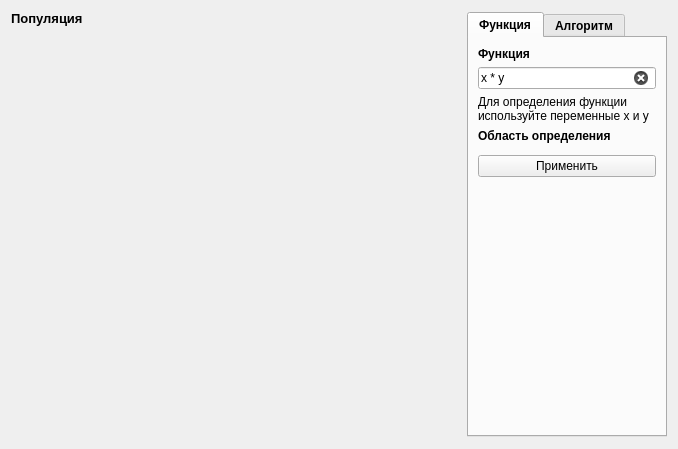
<?xml version="1.0" encoding="UTF-8"?>
<ui version="4.0">
 <class>GeneticAlgorithmWindow</class>
 <widget class="QWidget" name="GeneticAlgorithmWindow">
  <property name="geometry">
   <rect>
    <x>0</x>
    <y>0</y>
    <width>666</width>
    <height>437</height>
   </rect>
  </property>
  <property name="windowTitle">
   <string>Генетический алгоритм</string>
  </property>
  <layout class="QGridLayout" name="gl_main">
   <item row="0" column="0" colspan="2">
    <widget class="QLabel" name="l_plot">
     <property name="sizePolicy">
      <sizepolicy hsizetype="Preferred" vsizetype="Fixed">
       <horstretch>0</horstretch>
       <verstretch>0</verstretch>
      </sizepolicy>
     </property>
     <property name="font">
      <font>
       <pointsize>10</pointsize>
       <weight>75</weight>
       <bold>true</bold>
      </font>
     </property>
     <property name="text">
      <string>Популяция</string>
     </property>
    </widget>
   </item>
   <item row="1" column="0" colspan="2">
    <widget class="QWidget" name="w_plot" native="true">
     <property name="minimumSize">
      <size>
       <width>450</width>
       <height>406</height>
      </size>
     </property>
     <property name="maximumSize">
      <size>
       <width>450</width>
       <height>406</height>
      </size>
     </property>
     <layout class="QVBoxLayout" name="vl_plot">
      <property name="leftMargin">
       <number>0</number>
      </property>
      <property name="topMargin">
       <number>0</number>
      </property>
      <property name="rightMargin">
       <number>0</number>
      </property>
      <property name="bottomMargin">
       <number>0</number>
      </property>
     </layout>
    </widget>
   </item>
   <item row="0" column="2" rowspan="2">
    <widget class="QTabWidget" name="tabw_sidebar">
     <property name="minimumSize">
      <size>
       <width>200</width>
       <height>425</height>
      </size>
     </property>
     <property name="maximumSize">
      <size>
       <width>200</width>
       <height>425</height>
      </size>
     </property>
     <property name="styleSheet">
      <string notr="true">QTabBar {
     font-size: 12px;
	font-weight:bold
}</string>
     </property>
     <property name="tabPosition">
      <enum>QTabWidget::North</enum>
     </property>
     <property name="currentIndex">
      <number>0</number>
     </property>
     <widget class="QWidget" name="tab_function">
      <attribute name="title">
       <string>Функция</string>
      </attribute>
      <layout class="QVBoxLayout" name="vl_function">
       <item>
        <widget class="QWidget" name="w_function_attrs" native="true">
         <property name="sizePolicy">
          <sizepolicy hsizetype="Preferred" vsizetype="Fixed">
           <horstretch>0</horstretch>
           <verstretch>0</verstretch>
          </sizepolicy>
         </property>
         <layout class="QVBoxLayout" name="vl_function_attrs">
          <property name="leftMargin">
           <number>0</number>
          </property>
          <property name="topMargin">
           <number>0</number>
          </property>
          <property name="rightMargin">
           <number>0</number>
          </property>
          <property name="bottomMargin">
           <number>0</number>
          </property>
          <item>
           <widget class="QLabel" name="l_function">
            <property name="sizePolicy">
             <sizepolicy hsizetype="Preferred" vsizetype="Fixed">
              <horstretch>0</horstretch>
              <verstretch>0</verstretch>
             </sizepolicy>
            </property>
            <property name="font">
             <font>
              <weight>75</weight>
              <bold>true</bold>
             </font>
            </property>
            <property name="text">
             <string>Функция</string>
            </property>
           </widget>
          </item>
          <item>
           <widget class="QLineEdit" name="le_function">
            <property name="text">
             <string>x * y</string>
            </property>
            <property name="clearButtonEnabled">
             <bool>true</bool>
            </property>
           </widget>
          </item>
          <item>
           <widget class="QLabel" name="l_function_help">
            <property name="sizePolicy">
             <sizepolicy hsizetype="Preferred" vsizetype="Fixed">
              <horstretch>0</horstretch>
              <verstretch>0</verstretch>
             </sizepolicy>
            </property>
            <property name="text">
             <string>Для определения функции используйте переменные x и y</string>
            </property>
            <property name="wordWrap">
             <bool>true</bool>
            </property>
           </widget>
          </item>
          <item>
           <widget class="QLabel" name="l_function_bounds">
            <property name="sizePolicy">
             <sizepolicy hsizetype="Preferred" vsizetype="Fixed">
              <horstretch>0</horstretch>
              <verstretch>0</verstretch>
             </sizepolicy>
            </property>
            <property name="font">
             <font>
              <weight>75</weight>
              <bold>true</bold>
             </font>
            </property>
            <property name="text">
             <string>Область определения</string>
            </property>
           </widget>
          </item>
          <item>
           <widget class="QWidget" name="w_function_bounds" native="true">
            <layout class="QVBoxLayout" name="vl_function_bounds">
             <property name="leftMargin">
              <number>0</number>
             </property>
             <property name="topMargin">
              <number>0</number>
             </property>
             <property name="rightMargin">
              <number>0</number>
             </property>
             <property name="bottomMargin">
              <number>0</number>
             </property>
            </layout>
           </widget>
          </item>
          <item>
           <widget class="QPushButton" name="pb_apply_function">
            <property name="text">
             <string>Применить</string>
            </property>
           </widget>
          </item>
         </layout>
        </widget>
       </item>
       <item>
        <spacer name="vs_function">
         <property name="orientation">
          <enum>Qt::Vertical</enum>
         </property>
         <property name="sizeHint" stdset="0">
          <size>
           <width>20</width>
           <height>40</height>
          </size>
         </property>
        </spacer>
       </item>
      </layout>
     </widget>
     <widget class="QWidget" name="tab_genetic">
      <attribute name="title">
       <string>Алгоритм</string>
      </attribute>
      <layout class="QVBoxLayout" name="vl_genetic">
       <item>
        <widget class="QWidget" name="w_genetic_attrs" native="true">
         <property name="sizePolicy">
          <sizepolicy hsizetype="Preferred" vsizetype="Fixed">
           <horstretch>0</horstretch>
           <verstretch>0</verstretch>
          </sizepolicy>
         </property>
         <layout class="QVBoxLayout" name="vl_genetic_attrs">
          <property name="leftMargin">
           <number>0</number>
          </property>
          <property name="topMargin">
           <number>0</number>
          </property>
          <property name="rightMargin">
           <number>0</number>
          </property>
          <property name="bottomMargin">
           <number>0</number>
          </property>
          <item>
           <widget class="QLabel" name="l_opt_dir">
            <property name="sizePolicy">
             <sizepolicy hsizetype="Preferred" vsizetype="Fixed">
              <horstretch>0</horstretch>
              <verstretch>0</verstretch>
             </sizepolicy>
            </property>
            <property name="font">
             <font>
              <weight>75</weight>
              <bold>true</bold>
             </font>
            </property>
            <property name="text">
             <string>Направление популяции</string>
            </property>
           </widget>
          </item>
          <item>
           <widget class="QComboBox" name="cmb_opt_dir">
            <item>
             <property name="text">
              <string>Максимизация</string>
             </property>
            </item>
            <item>
             <property name="text">
              <string>Минимизация</string>
             </property>
            </item>
           </widget>
          </item>
          <item>
           <widget class="QLabel" name="l_population_size">
            <property name="sizePolicy">
             <sizepolicy hsizetype="Preferred" vsizetype="Fixed">
              <horstretch>0</horstretch>
              <verstretch>0</verstretch>
             </sizepolicy>
            </property>
            <property name="font">
             <font>
              <weight>75</weight>
              <bold>true</bold>
             </font>
            </property>
            <property name="text">
             <string>Размер популяции</string>
            </property>
           </widget>
          </item>
          <item>
           <widget class="QSpinBox" name="sb_population_size">
            <property name="buttonSymbols">
             <enum>QAbstractSpinBox::PlusMinus</enum>
            </property>
            <property name="minimum">
             <number>20</number>
            </property>
            <property name="maximum">
             <number>5000</number>
            </property>
            <property name="singleStep">
             <number>10</number>
            </property>
            <property name="value">
             <number>500</number>
            </property>
           </widget>
          </item>
          <item>
           <widget class="QLabel" name="l_max_iterations">
            <property name="sizePolicy">
             <sizepolicy hsizetype="Preferred" vsizetype="Fixed">
              <horstretch>0</horstretch>
              <verstretch>0</verstretch>
             </sizepolicy>
            </property>
            <property name="font">
             <font>
              <weight>75</weight>
              <bold>true</bold>
             </font>
            </property>
            <property name="text">
             <string>Максимум итераций</string>
            </property>
           </widget>
          </item>
          <item>
           <widget class="QSpinBox" name="sb_max_iterations">
            <property name="buttonSymbols">
             <enum>QAbstractSpinBox::PlusMinus</enum>
            </property>
            <property name="minimum">
             <number>2</number>
            </property>
            <property name="maximum">
             <number>1000</number>
            </property>
            <property name="singleStep">
             <number>5</number>
            </property>
            <property name="value">
             <number>100</number>
            </property>
           </widget>
          </item>
         </layout>
        </widget>
       </item>
       <item>
        <widget class="QPushButton" name="pb_start_iter_genetic">
         <property name="enabled">
          <bool>false</bool>
         </property>
         <property name="text">
          <string>Начать</string>
         </property>
        </widget>
       </item>
       <item>
        <widget class="QPushButton" name="pb_stop_restart_genetic">
         <property name="enabled">
          <bool>false</bool>
         </property>
         <property name="text">
          <string>Остановить</string>
         </property>
        </widget>
       </item>
       <item>
        <widget class="QWidget" name="w_iterations" native="true">
         <property name="enabled">
          <bool>false</bool>
         </property>
         <property name="sizePolicy">
          <sizepolicy hsizetype="Preferred" vsizetype="Expanding">
           <horstretch>0</horstretch>
           <verstretch>0</verstretch>
          </sizepolicy>
         </property>
         <layout class="QVBoxLayout" name="vl_iterations">
          <property name="leftMargin">
           <number>0</number>
          </property>
          <property name="topMargin">
           <number>0</number>
          </property>
          <property name="rightMargin">
           <number>0</number>
          </property>
          <property name="bottomMargin">
           <number>0</number>
          </property>
          <item>
           <widget class="QLabel" name="l_iterations">
            <property name="font">
             <font>
              <weight>75</weight>
              <bold>true</bold>
             </font>
            </property>
            <property name="text">
             <string>Итерации</string>
            </property>
           </widget>
          </item>
          <item>
           <widget class="QTableWidget" name="tw_iterations">
            <property name="selectionMode">
             <enum>QAbstractItemView::SingleSelection</enum>
            </property>
            <property name="selectionBehavior">
             <enum>QAbstractItemView::SelectRows</enum>
            </property>
            <attribute name="horizontalHeaderStretchLastSection">
             <bool>true</bool>
            </attribute>
            <attribute name="verticalHeaderVisible">
             <bool>false</bool>
            </attribute>
            <attribute name="verticalHeaderDefaultSectionSize">
             <number>18</number>
            </attribute>
            <column>
             <property name="text">
              <string>#</string>
             </property>
            </column>
            <column>
             <property name="text">
              <string>Разброс</string>
             </property>
             <property name="textAlignment">
              <set>AlignLeading|AlignVCenter</set>
             </property>
            </column>
           </widget>
          </item>
         </layout>
        </widget>
       </item>
      </layout>
     </widget>
    </widget>
   </item>
  </layout>
 </widget>
 <resources/>
 <connections/>
</ui>
